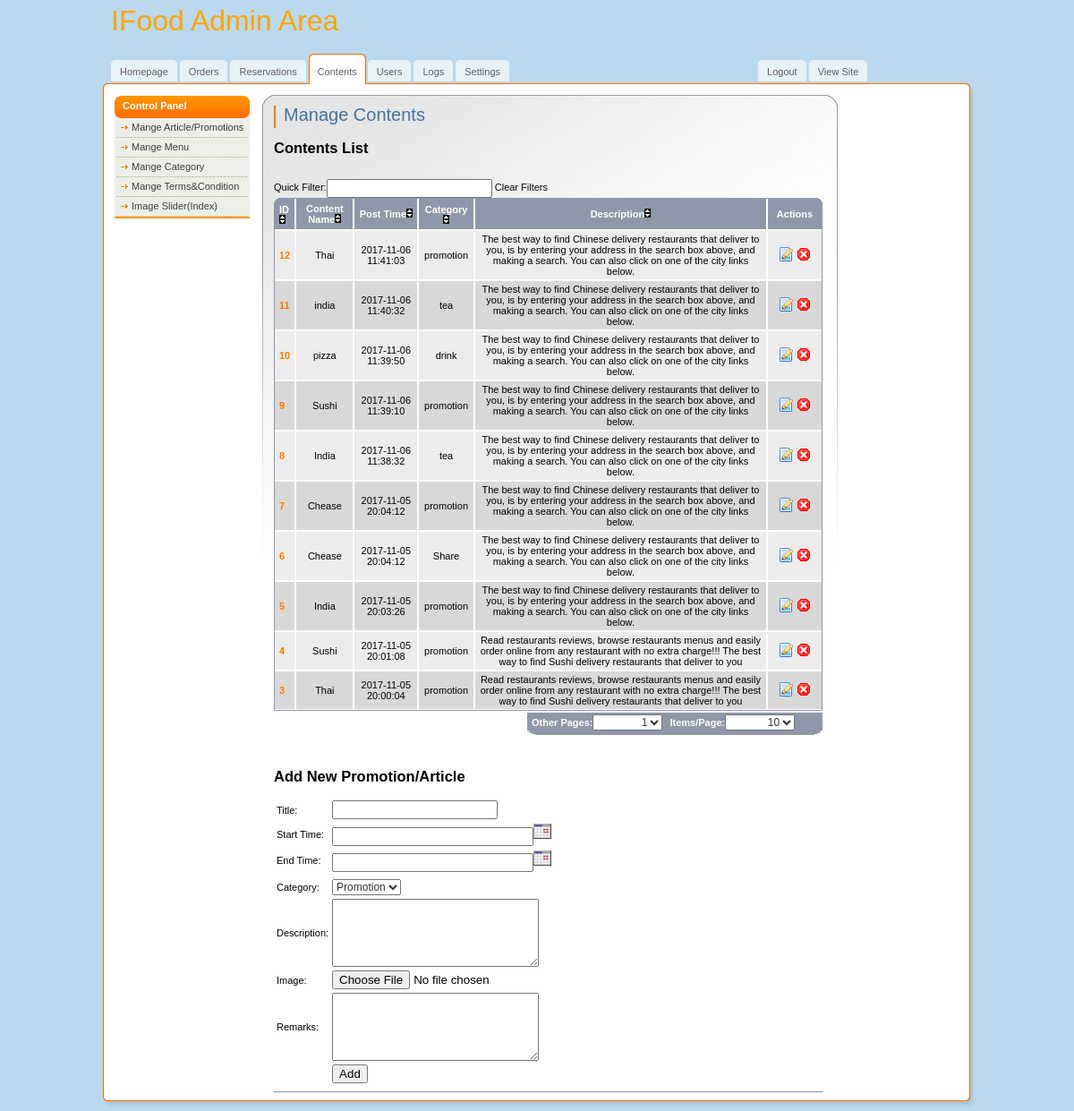
Page /admin/contents.php (signed in) on the committed database.
### tables this page shows
CREATE TABLE `content` (
  `content_id` int(11) NOT NULL AUTO_INCREMENT,
  `content_name` varchar(100) DEFAULT NULL,
  `post_time` datetime DEFAULT NULL,
  `start_time` datetime DEFAULT NULL,
  `end_time` datetime DEFAULT NULL,
  `category` varchar(100) DEFAULT NULL,
  `description` varchar(255) DEFAULT NULL,
  `image` varchar(255) DEFAULT NULL,
  `remarks` varchar(100) DEFAULT NULL,
  PRIMARY KEY (`content_id`)
);

### admin/contents.php (the view, shortened to what this page needs)
<?php
if ($_SESSION['role']==3){
    header('Location: no_permission.php');
}else if(!isset($_SESSION['role'])){
    header('Location:login.php');
}else{
    include 'dbFunctions.php';
    require_once('paginator.class.php');
$queryNum = "SELECT COUNT(*) FROM content";
$results = mysqli_query($link, $queryNum) or die(mysqli_error($link));
$num_rows=mysqli_fetch_row($results);
$pages = new Paginator;
$pages->items_total = $num_rows[0];
$pages->mid_range = 9;
$pages->paginate();
$queryNum = "SELECT * FROM content  ORDER BY content_id DESC $pages->limit ";
$resultR = mysqli_query($link, $queryNum) or die(mysqli_error($link));
?>
<!DOCTYPE html PUBLIC "-//W3C//DTD XHTML 1.0 Transitional//EN" "http://www.w3.org/TR/xhtml1/DTD/xhtml1-transitional.dtd">
<html>
<head>
</head>
<body>
<div id="main">
	<div id="header">
		<a href="dashboard.php" class="logo" style="font-size:xx-large;color:orange;">IFood Admin Area</a>
		<ul id="top-navigation">
			<li><span><span><a href="dashboard.php">Homepage</a></span></span></li>
			<li><span><span><a href="orders.php">Orders</a></span></span></li>
			<li><span><span><a href="reservation.php">Reservations</a></span></span></li>
			<li class="active"><span><span>Contents</span></span></li>
			<li><span><span><a href="users.php">Users</a></span></span></li>
                        <li><span><span><a href="logs.php">Logs</a></span></span></li>
                        <li><span><span><a href="setting.php">Settings</a></span></span></li>
                        <li style="position:relative;left:275px;"><span><span><a href="../logOut.php">Logout</a></span></span></li>
                        <li style="position:relative;left:275px;;"><span><span><a href="../index.php">View Site</a></span></span></li>
		</ul>
	</div>
	<div id="middle">
		<div id="left-column">
			<h3>Control Panel</h3>
			<ul class="nav">
                               <li><a href="contents.php">Mange Article/Promotions</a></li>
				<li><a href="menu.php">Mange Menu</a></li>
                                <li><a href="category.php">Mange Category</a></li>
                                <li><a href="terms.php">Mange Terms&amp;Condition</a></li>
				<li><a href="slider.php">Image Slider(Index)</a></li>
			</ul>
		</div>
		<div id="center-column">
			<div class="top-bar">
				<h1>Manage Contents</h1>
			</div><br /> <br />
                            <h2>Contents List</h2><br />
                            <?php if ($num_rows[0]==0){
                                echo "<h4>Empty Content</h4>";
                            } else{
?>
                            Quick Filter:<input type='text' id='quickfind'/>
                <a id='cleanfilters' href='#'>Clear Filters</a>
                            <div class="table">
				<img src="img/bg-th-left.gif" width="8" height="7" alt="" class="left" />
				<img src="img/bg-th-right.gif" width="7" height="7" alt="" class="right" />
				<table class="listing table-autosort" id="tdfiltering" cellpadding="0" cellspacing="0">
                                    <thead>
					<tr>
						<th class="first table-sortable:numeric" width="10">ID<img src="../images/arrow.png" alt="Sortable"/></th>
						<th class="table-sortable:asc">Content Name<span></span><img src="../images/arrow.png" alt="Sortable"/></th>
						<th class="table-sortable:date">Post Time<span></span><img src="../images/arrow.png" alt="Sortable"/></th>
						<th class="table-sortable:asc">Category<span></span><img src="../images/arrow.png" alt="Sortable"/></th>
                                                <th class="table-sortable:asc">Description<span></span><img src="../images/arrow.png" alt="Sortable"/></th>
                                                <th width="50" class="last">Actions</th>
					</tr>
                                        </thead>
                                             <?php $i=0;
                                                    while($rownumR=mysqli_fetch_array($resultR)){
                                                        $content_id=$rownumR['content_id'];
                          $name=$rownumR['content_name'];
                          $pt=$rownumR['post_time'];
                          $category=$rownumR['category'];
                          $desc=$rownumR['description'];
                          $i++;
                             if ($i%2==0){
                              echo "<tr>";
                          }else{
                              echo "<tr class='bg'>";
                          }
                      ?>
                                            <td class="first style1"><?php echo $content_id;?></td>
                          <td><?php echo $name;?></td>
                          <td><?php echo $pt;?></td>
                          <td><?php echo $category;?></td>
                          <td><?php echo $desc;?></td>
                          <td class="last">
                          <a href="updateForm.php?content_id=<?php echo $content_id;?>"><img src="img/page_edit.png" width="16" height="16" alt="Edit" /></a>
                          <a href="deleteRecord.php?content_id=<?php echo $content_id;?>"><img src="img/cancel.png" width="16" height="16" alt="Delete" /></a>
                          </td>
				<?php echo "</tr>"; }?>
				</table>
                                <?php }?>
				<div class="select">
					<strong>Other Pages: </strong>
					<?php echo $pages->display_jump_menu();?>
                                        <strong>Items/Page: </strong>
                                        <?php echo $pages->display_items_per_page();?>
                                </div>
			</div>
                <br />
                 <h2>Add New Promotion/Article</h2>
                 <form enctype="multipart/form-data" method="post" action="<?php echo htmlentities($_SERVER['PHP_SELF']); ?>" id="form" name="form">
                 <table>
                 <tr>
                 <td>Title:</td>
                 <td><input type ="text" name="name" /><i><span style="font-size: 10px; margin-left:10px;" id='form_name_errorloc' class="error_strings"></span></i></td>
                 </tr>
                 <tr>
                 <td>Start Time:</td>
                 <td><input id="start_time" name ="start_time" type="text" size="25" readonly="readonly"/><a href="javascript:NewCal('start_time','ddmmyyyy')"><img src="../images/cal.gif" width="20" height="18" border="1" alt="Pick a date" /></a></td>
                 </tr>
                 <tr>
                 <td>End Time:</td>
                 <td><input id="end_time" name ="end_time" type="text" size="25" readonly="readonly"/><a href="javascript:NewCal('end_time','ddmmyyyy')"><img src="../images/cal.gif" width="20" height="18" border="1" alt="Pick a date" /></a></td>
                 </tr>
                 <tr>
                 <td><input type ="hidden" name="post_time" value="<?php echo date('Y-m-d H:i', time());?>" /></td>
                 </tr>
                 <tr>
                 <td>Category:</td>
                 <td><select name="category"><option>Promotion</option><option>Share</option><option>Others</option></select></td>
                 </tr>
                 <tr>
                 <td>Description:</td>
                 <td><textarea rows ="5" cols="30" name ="description"></textarea><i><span style="font-size: 10px; margin-left:10px;" id='form_description_errorloc' class="error_strings"></span></i></td>
                 </tr>
                 <tr>
                 <td>Image: </td>
                 <td><input name="image" type="file" /></td>
                 </tr>
                 <tr>
                 <td>Remarks: </td>
                 <td><textarea rows ="5" cols="30" name ="remarks"></textarea></td>
                 </tr>
                 <tr><td></td><td><input type="submit" value ="Add"/></td>
                 </tr>
                 </table>
                 </form>
                 <hr />
		 </div>
	</div>
	<div id="footer"></div>
</div>
</body>
</html>
<?php } ?>

### admin/css/all.css (style rules this page uses)
body { margin:0; padding:0; background:#BBD9EE; color:#000; font-family:tahoma,arial,sans-serif; font-size:11px; }
form { margin:0; padding:0 }
img { border:none; }
a { color:#060606;text-decoration: none }
input { vertical-align:middle }
input.text, select, textarea { font-family:arial,sans-serif; color:#333; font-size:12px; vertical-align:middle; }
#main { width:992px; margin:0 auto; }
#header { position:relative; width:992px; height:106px; background:url(../img/bg-header.gif) no-repeat left bottom; }
a.logo { position:absolute; top:5px; left:20px; }
#top-navigation { position:absolute; top:60px; left:20px; margin:0; padding:0; list-style:none; }
#top-navigation li { float:left; margin:0 3px 0 0; height:34px; background:url(../img/tab.gif) repeat-x top; }
#top-navigation li a { float:left; display:block; height:20px; line-height:19px; color:#606060; padding:4px 0 0 0; }
#top-navigation li span { float:left; background:url(../img/tab-left.gif) no-repeat left top; }
#top-navigation li span span { background:url(../img/tab-right.gif) no-repeat right top; padding:7px 10px 0 10px; }
#top-navigation li.active { padding:0; height:34px; background:url(../img/tab-active.gif) repeat-x top; margin-right:2px; }
#top-navigation li.active span { background:url(../img/tab-active-left.gif) no-repeat left top; height:34px; }
#top-navigation li.active span span { background:url(../img/tab-active-right.gif) no-repeat right top; height:23px; padding:11px 10px 0 10px; line-height:19px; color:#606060; }
#middle { float:left; width:967px; background:url(../img/bg-middle.gif) repeat-y left; padding:0 13px 0 12px; }
#left-column { float:left; padding:1px 14px 0 12px; width:151px; }
#center-column { float:left; width:614px; background:url(../img/bg-center-column.jpg) no-repeat left top; min-height:584px; padding:12px 16px 0 13px; }
#footer { float:left; width:100%; background:url(../img/bg-footer.gif) no-repeat; height:15px; }
#left-column a { color:#3E3E3E; }
#left-column h3 { font-size:11px; margin:0; color:#fff; background:url(../img/bg-left-header.gif) no-repeat left top; height:25px; line-height:23px; padding:0 0 0 9px; }
ul.nav { margin:0 0 11px 0; border-bottom:2px solid #FF9600; background:#ECEFE7; list-style:none; padding:0 2px; }
ul.nav li { padding:4px 4px 6px 5px; background:url(../img/bg-dotted.gif) repeat-x bottom; }
ul.nav a { padding:0 0 0 12px; background:url(../img/arrow.gif) no-repeat 0 4px; }
.top-bar { float:left; width:603px; border-left:2px solid #f70; padding:0 0 0 9px; margin:0 0 4px 0; }
.top-bar h1 { font:20px/21px verdana,sans-serif; color:#43729F; margin:0 0 4px 0; }
div.table { float:left; position:relative; width:614px; margin:0 0 37px 0; }
table.listing { border-bottom:1px solid #9097A9; width:613px; padding:0; margin:0; border:1px solid #9097A9; }
table.listing th { border-top:0 !important; }
div.table img.left { position:absolute; top:0; left:0; }
div.table img.right { position:absolute; top:0; right:1px; }
table.listing td, table.listing th { border:1px solid #fff; text-align:center; }
table.listing th { background:#9097A9; color:#fff; padding:5px; }
table.listing td { background:#D8D8D8; color:#000; padding:3px 5px; }
table.listing .bg td { background:#ECECEC; }
table.listing .first { border-left:0px solid #9097A9;text-align:left; }
table.listing .last { border-right:0px solid #9097A9; }
table.listing th.first { background:#9097A9 url(../img/bg-th-left.gif) no-repeat left top;border-left:0; }
table.listing th.last { background:#9097A9 url(../img/bg-th-right.gif) no-repeat right top;border-right:0; }
table.listing .style1 { font-weight:bold;color:#FF7A00; }
div.table .select { float:right; margin:2px 1px 0 0; width:330px; height:25px; background:#9097A9 url(../img/bg-select.png); color:#fff; }
div.table .select strong { float:left; padding:5px 0 0 5px; }

### rows in the picture
content: content_id "12", content_name "Thai", post_time "2017-11-06 11:41:03", category "promotion", description "The best way to find Chinese delivery restaurants that deliver to you, is by entering your address in the search box above, and making a search. You can also click on one of the city links below."
content: content_id "11", content_name "india", post_time "2017-11-06 11:40:32", category "tea", description "The best way to find Chinese delivery restaurants that deliver to you, is by entering your address in the search box above, and making a search. You can also click on one of the city links below."
content: content_id "10", content_name "pizza", post_time "2017-11-06 11:39:50", category "drink", description "The best way to find Chinese delivery restaurants that deliver to you, is by entering your address in the search box above, and making a search. You can also click on one of the city links below."
content: content_id "9", content_name "Sushi", post_time "2017-11-06 11:39:10", category "promotion", description "The best way to find Chinese delivery restaurants that deliver to you, is by entering your address in the search box above, and making a search. You can also click on one of the city links below."
content: content_id "8", content_name "India", post_time "2017-11-06 11:38:32", category "tea", description "The best way to find Chinese delivery restaurants that deliver to you, is by entering your address in the search box above, and making a search. You can also click on one of the city links below."
content: content_id "7", content_name "Chease", post_time "2017-11-05 20:04:12", category "promotion", description "The best way to find Chinese delivery restaurants that deliver to you, is by entering your address in the search box above, and making a search. You can also click on one of the city links below."
content: content_id "6", content_name "Chease", post_time "2017-11-05 20:04:12", category "Share", description "The best way to find Chinese delivery restaurants that deliver to you, is by entering your address in the search box above, and making a search. You can also click on one of the city links below."
content: content_id "5", content_name "India", post_time "2017-11-05 20:03:26", category "promotion", description "The best way to find Chinese delivery restaurants that deliver to you, is by entering your address in the search box above, and making a search. You can also click on one of the city links below."
content: content_id "4", content_name "Sushi", post_time "2017-11-05 20:01:08", category "promotion", description "Read restaurants reviews, browse restaurants menus and easily order online from any restaurant with no extra charge!!! The best way to find Sushi delivery restaurants that deliver to you"
content: content_id "3", content_name "Thai", post_time "2017-11-05 20:00:04", category "promotion", description "Read restaurants reviews, browse restaurants menus and easily order online from any restaurant with no extra charge!!! The best way to find Sushi delivery restaurants that deliver to you"

### other values in the picture
form field value "1"
form field value "10"
